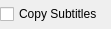
<?xml version="1.0" encoding="UTF-8"?>
<ui version="4.0">
 <class>SubtitlesCheckBox</class>
 <widget class="QWidget" name="SubtitlesCheckBox">
  <property name="geometry">
   <rect>
    <x>0</x>
    <y>0</y>
    <width>111</width>
    <height>29</height>
   </rect>
  </property>
  <property name="windowTitle">
   <string>Form</string>
  </property>
  <layout class="QHBoxLayout" name="horizontalLayout">
   <property name="leftMargin">
    <number>0</number>
   </property>
   <property name="topMargin">
    <number>0</number>
   </property>
   <property name="rightMargin">
    <number>0</number>
   </property>
   <property name="bottomMargin">
    <number>0</number>
   </property>
   <item>
    <widget class="QCheckBox" name="subtitlesCheckBox">
     <property name="text">
      <string>Copy Subtitles</string>
     </property>
    </widget>
   </item>
  </layout>
 </widget>
 <resources/>
 <connections/>
</ui>
